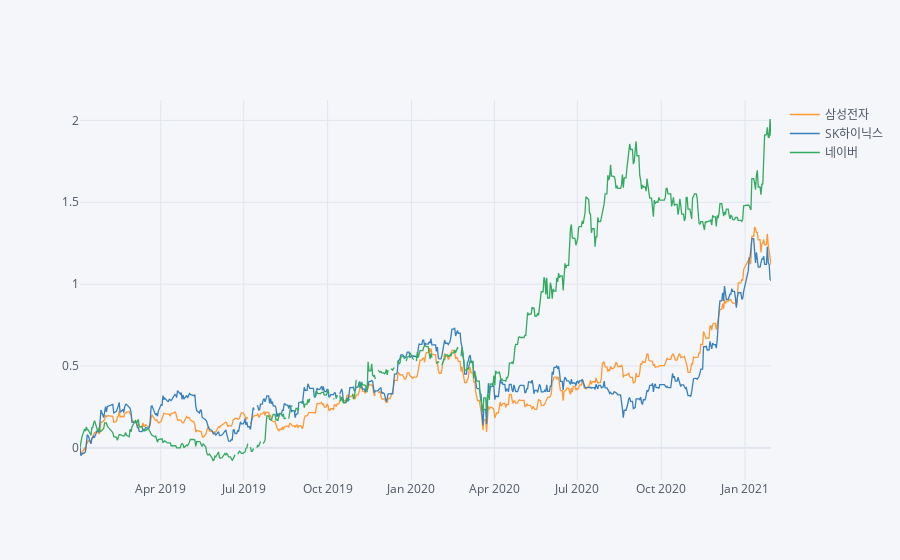

Notebook cell for this chart:
### Code cell
df_plot = df / df.iloc[0] - 1.0
df_plot.iplot()

### Figure 1 — Plotly figure (JSON) as saved in the notebook; plotly's stock layout.template omitted (floating-point values rounded to 4 significant figures; data arrays with more than 128 entries replaced by an {"elided": "..."} marker saying what was removed)
{"data": [{"line": {"color": "rgba(255, 153, 51, 1.0)", "dash": "solid", "shape": "linear", "width": 1.3}, "mode": "lines", "name": "삼성전자", "text": "", "type": "scatter", "x": {"elided": "603 str values"}, "y": {"elided": "603 mixed values"}}, {"line": {"color": "rgba(55, 128, 191, 1.0)", "dash": "solid", "shape": "linear", "width": 1.3}, "mode": "lines", "name": "SK하이닉스", "text": "", "type": "scatter", "x": {"elided": "603 str values"}, "y": {"elided": "603 mixed values"}}, {"line": {"color": "rgba(50, 171, 96, 1.0)", "dash": "solid", "shape": "linear", "width": 1.3}, "mode": "lines", "name": "네이버", "text": "", "type": "scatter", "x": {"elided": "603 str values"}, "y": {"elided": "603 mixed values"}}], "layout": {"legend": {"bgcolor": "#F5F6F9", "font": {"color": "#4D5663"}}, "paper_bgcolor": "#F5F6F9", "plot_bgcolor": "#F5F6F9", "title": {"font": {"color": "#4D5663"}}, "xaxis": {"gridcolor": "#E1E5ED", "showgrid": true, "tickfont": {"color": "#4D5663"}, "title": {"font": {"color": "#4D5663"}, "text": ""}, "zerolinecolor": "#E1E5ED"}, "yaxis": {"gridcolor": "#E1E5ED", "showgrid": true, "tickfont": {"color": "#4D5663"}, "title": {"font": {"color": "#4D5663"}, "text": ""}, "zerolinecolor": "#E1E5ED"}}}
